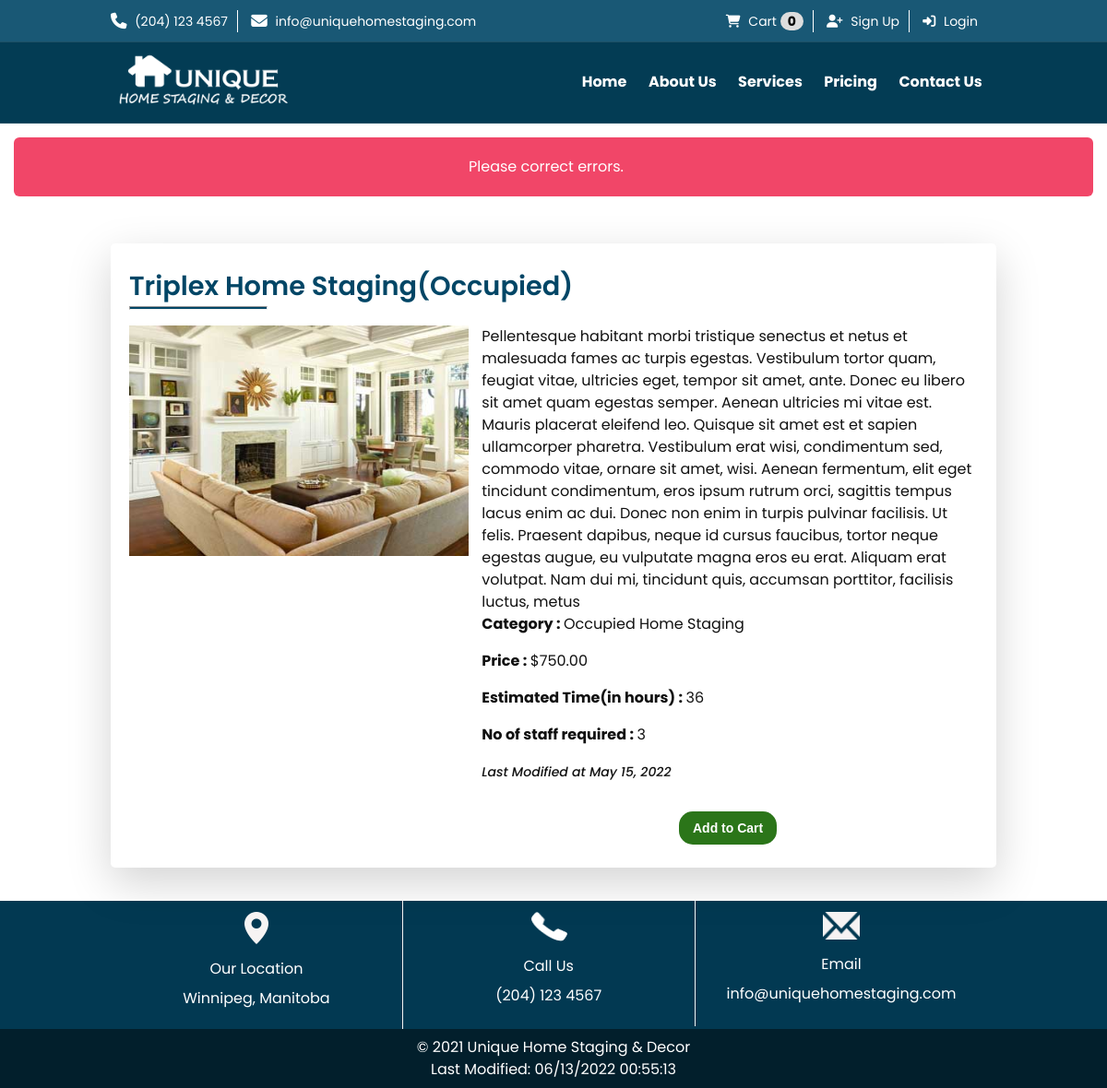
/?p=service-detail&service=23 (signed in), run on the app's committed database.
### tables this page shows
CREATE TABLE `service` (
  `id` int(11) NOT NULL AUTO_INCREMENT,
  `title` varchar(255) NOT NULL,
  `description` text NOT NULL,
  `short_description` varchar(255) DEFAULT NULL,
  `image` varchar(255) DEFAULT NULL,
  `price` decimal(7,2) NOT NULL,
  `category` int(11) DEFAULT NULL,
  `tag` varchar(255) DEFAULT NULL,
  `display` enum('hide','all place','main page','service page') DEFAULT NULL,
  `estimated_time` int(11) DEFAULT NULL,
  `no_of_staff_required` int(11) DEFAULT NULL,
  `deleted` tinyint(1) DEFAULT 0,
  `created_at` datetime NOT NULL DEFAULT current_timestamp(),
  `updated_at` datetime NOT NULL DEFAULT current_timestamp() ON UPDATE current_timestamp(),
  PRIMARY KEY (`id`),
  KEY `category` (`category`),
  CONSTRAINT `service_ibfk_1` FOREIGN KEY (`category`) REFERENCES `category` (`id`)
);

CREATE TABLE `category` (
  `id` int(11) NOT NULL AUTO_INCREMENT,
  `title` varchar(255) NOT NULL,
  `image` varchar(255) DEFAULT NULL,
  `deleted` tinyint(1) DEFAULT 0,
  `created_at` datetime NOT NULL DEFAULT current_timestamp(),
  `updated_at` datetime NOT NULL DEFAULT current_timestamp() ON UPDATE current_timestamp(),
  PRIMARY KEY (`id`)
);

### config/functions.php (called while the page is built, shortened)
<?php
function view(string $view_name, array $data = []): void
{
    try {
        extract($data);
        $path = __DIR__ . '/../views/' . $view_name . '.view.php';
        require($path);
    } catch (Exception $e) {
        echo $e->getMessage();
        die;
    }
}

### controllers/service-detail.php (called while the page is built, shortened)
<?php
$serviceObj = new Service();
if (!empty($_GET['service']) && $_GET['service'] == intval($_GET['service'])) {
    $service = $serviceObj->getOne($_GET['service']);
}
view('service-detail', compact('title', 'service'));

### public/index.php (called while the page is built, shortened)
<?php
$allowed = [
    'home', 'services', 'service-detail', 'about-us', 'pricing', 'contact-us', 'sign-up',
    'process-sign-up', 'my-profile', 'login',  'process-login', 'logout',
    'view-cart', 'handle-cart', 'remove-cart', 'checkout', 'handle-payment',
    'invoice', 'orders'
];
if (empty($_GET['p'])) {
    $page = 'home';
} elseif (in_array($_GET['p'], $allowed)) {
    $page = $_GET['p'];
} else {
    $page = 'error-404';
    http_response_code(404);
}
$path = __DIR__ . '/../controllers/' . $page . '.php';
require($path);

### app/Models/Service.php (called while the page is built, shortened)
<?php
class Service extends Model
{
    protected $table = 'service';
    public function getOne($service_id)
    {
        $query = "SELECT
                    s.*,
                    c.title as category_title
                    from {$this->table} as s
                    LEFT JOIN {$this->category_table} as c
                    ON s.category = c.id
                    WHERE
                    s.{$this->key} = :id
                    AND
                    s.deleted=0";
        $stmt = self::$dbh->prepare($query);
        $stmt->bindValue(':id', $service_id);
        $stmt->execute();
        return $stmt->fetch();
    }
}

### config/escape.php (called while the page is built, shortened)
<?php
function esc(string $str): string
{
    return htmlentities($str, ENT_NOQUOTES, "UTF-8");
}
function html(string $str): string
{
    $allowed = [
        '<p>',
        '<br>',
        '<img>',
        '<strong>',
        '<em>',
        '<h1>',
        '<h2>',
        '<h3>',
        '<h4>',
        '<h5>',
        '<h6>',
    ];
    $stripped = strip_tags($str, $allowed);
    $entities = htmlentities($stripped, ENT_QUOTES, "UTF-8");
    $clean = htmlspecialchars_decode($entities, ENT_NOQUOTES);
    return $clean;
}

### views/service-detail.view.php (the view, shortened to what this page needs)
<?php require __DIR__ . '/inc/header.php'; ?>
<div class="container">
    <div class="section-block">
        <div class="service-block service-detail-page">
            <div class="service-title">
                <h2><?= esc($service['title']) ?></h2>
                <hr>
            </div>
            <div>
                <div class="service-img-block">
                    <img src="/images/service/<?= esc($service['image']) ?>" alt="<?= esc($service['title']) ?>" width="300" height="300">
                </div>
                <div class="service-detail">
                    <div>
                        <?= html($service['description']) ?>
                    </div>
                    <p class="highlight-text">
                        <strong>Category : </strong> <?= esc($service['category_title']) ?>
                    </p>
                    <p class="highlight-text">
                        <strong>Price : </strong>$<?= number_format($service['price'], 2) ?>
                    </p>
                    <p class="highlight-text">
                        <strong>Estimated Time(in hours) : </strong> <?= esc($service['estimated_time']) ?>
                    </p>
                    <p class="highlight-text">
                        <strong>No of staff required : </strong> <?= esc($service['no_of_staff_required']) ?>
                    </p>
                    <p id="updated-time">
                        <i>Last Modified at <?= date('M d, Y ', strtotime($service['updated_at'])) ?></i>
                    </p>
                    <div class="btn-wrapper">
                        <form method="post" action="/?p=handle-cart">
                            <input type="submit" value="Add to Cart" />
                        </form>
                    </div>
                </div>
            </div>
        </div>
    </div>
</div>
<?php require __DIR__ . '/inc/footer.php'; ?>

### public/styles/custom.css (style rules this page uses)
* { box-sizing: border-box; }
body, html { margin: 0; padding: 0; }
body { font-family: "Poppins", Arial, sans-serif; background-color: #fff; margin: 0; line-height: 24px; color: #111; font-size: 16px; font-weight: 400; }
.container { max-width: 960px; margin: 0 auto; position: relative; }
.section-block { margin: 15px 0; }
.service-block { padding: 10px 20px; margin: 20px 0; box-shadow: 0 1rem 3rem rgba(0, 0, 0, 0.175) !important; border-radius: 0.3rem !important; background-color: #fff !important; }
.service-block .service-title h2 { font-weight: 600; font-size: 1.1em; margin-bottom: 5px; color: #014666; }
.service-block .service-title hr { width: 100%; height: 3px; background: #014666; display: inline-block; margin: 5px 0 10px; }
.service-block.service-detail-page .service-title h2 { font-weight: 600; font-size: 1.8em; margin-bottom: 5px; color: #014666; }
.service-block.service-detail-page .service-title hr { width: 150px; height: 4px; }
.service-block .service-detail p { font-size: 16px; margin: 0 0 1rem; }
.service-block .service-img-block { width: 40%; height: 250px; display: inline-block; vertical-align: top; margin-right: 10px; }
.service-block .service-img-block img { height: 100%; width: 100%; max-height: 100%; max-width: 100%; }
.service-block .service-detail { width: 58%; display: inline-block; vertical-align: top; }
#updated-time { font-size: 14px; font-weight: 500; }
.btn-wrapper { text-align: center; padding: 15px 0; }
.btn-wrapper a, .btn-wrapper form input[type="submit"] { padding: 10px 15px; color: #fff; border-radius: 15px; font-size: 14px; font-weight: 600; border: none; cursor: pointer; transition: all 200ms ease-in-out; text-decoration: none; background-color: rgba(1, 70, 102, 0.9); }
.btn-wrapper form input[type="submit"] { background-color: rgba(21, 102, 1, 0.9); }

### public/styles/print.css (style rules this page uses)
* { -webkit-print-color-adjust: exact; print-color-adjust: exact; }
body { font-size: 12px; width: 100%; }
.container { width: 100%; }

### data on the page
service: title "Triplex Home Staging(Occupied)", image (picture), description "Pellentesque habitant morbi tristique senectus et netus et malesuada fames ac turpis egestas. Vestibulum tortor quam, feugiat vitae, ultricies eget, tempor sit amet, ante. Donec eu libero sit amet quam egestas semper. Aenean ultricies mi vitae est. Mauris placerat eleifend leo. Quisque sit amet est et sapien ullamcorper pharetra. Vestibulum erat wisi, condimentum sed, commodo vitae, ornare sit amet, wisi. Aenean fermentum, elit eget tincidunt condimentum, eros ipsum rutrum orci, sagittis tempus lacus enim ac dui. Donec non enim in turpis pulvinar facilisis. Ut felis. Praesent dapibus, neque id cursus faucibus, tortor neque egestas augue, eu vulputate magna eros eu erat. Aliquam erat…", category.title "Occupied Home Staging", price "750.00", estimated_time "36", no_of_staff_required "3", updated_at "May 15, 2022"

### other printed values
$cartCount "0"
$notification['msg'] "Please correct errors."
